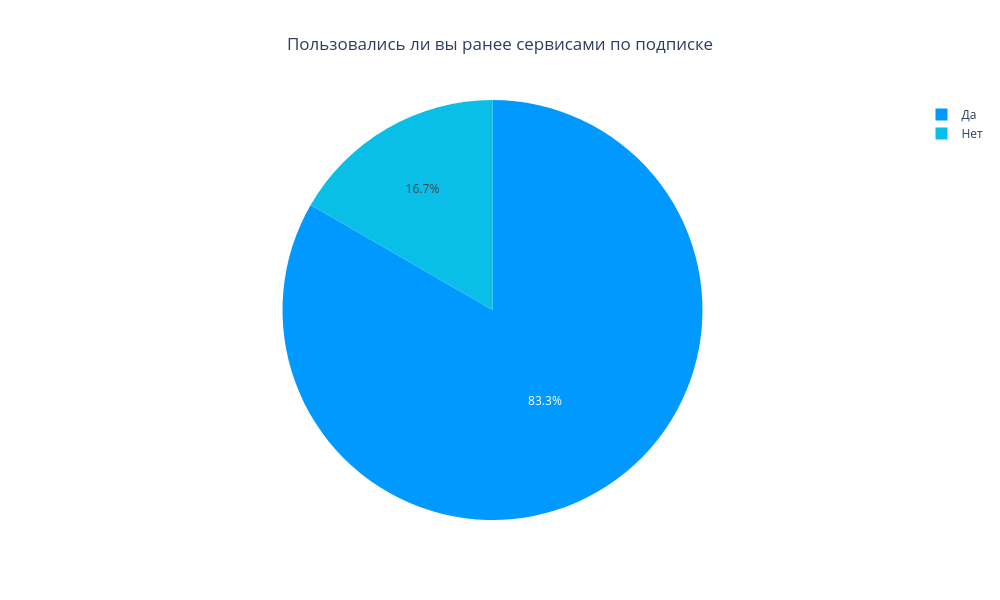

Write notebook code for a chart like this one.
### Code cell
clm = filtered_df.columns[5]
cur_df = pd.DataFrame(filtered_df[clm].value_counts().reset_index())
cur_df.columns = ['Ответ', 'Количество людей']
fig = px.pie(cur_df, values='Количество людей', names='Ответ', title='Пользовались ли вы ранее сервисами по подписке', color_discrete_sequence=['#0099ff', '#09bfe8', '#17fff9'])
fig.update_layout(width=1000, height=600, title_x = 0.5)

fig.show()

### Figure 1 — Plotly figure (JSON) as saved in the notebook; plotly's stock layout.template omitted (floating-point values rounded to 4 significant figures)
{"data": [{"domain": {"x": [0, 1], "y": [0, 1]}, "hovertemplate": "Ответ=%{label}<br>Количество людей=%{value}<extra></extra>", "labels": ["Да", "Нет"], "legendgroup": "", "name": "", "showlegend": true, "type": "pie", "values": [10, 2]}], "layout": {"height": 600, "legend": {"tracegroupgap": 0}, "piecolorway": ["#0099ff", "#09bfe8", "#17fff9"], "title": {"text": "Пользовались ли вы ранее сервисами по подписке", "x": 0.5}, "width": 1000}}
